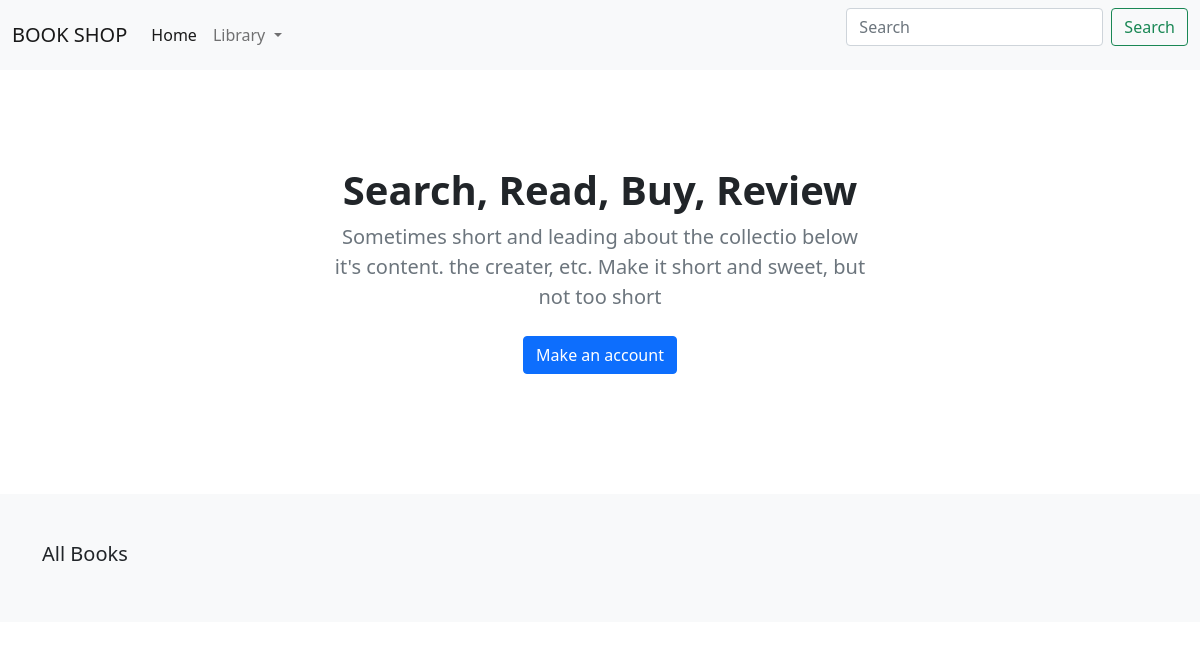
Before: / with the older database file.
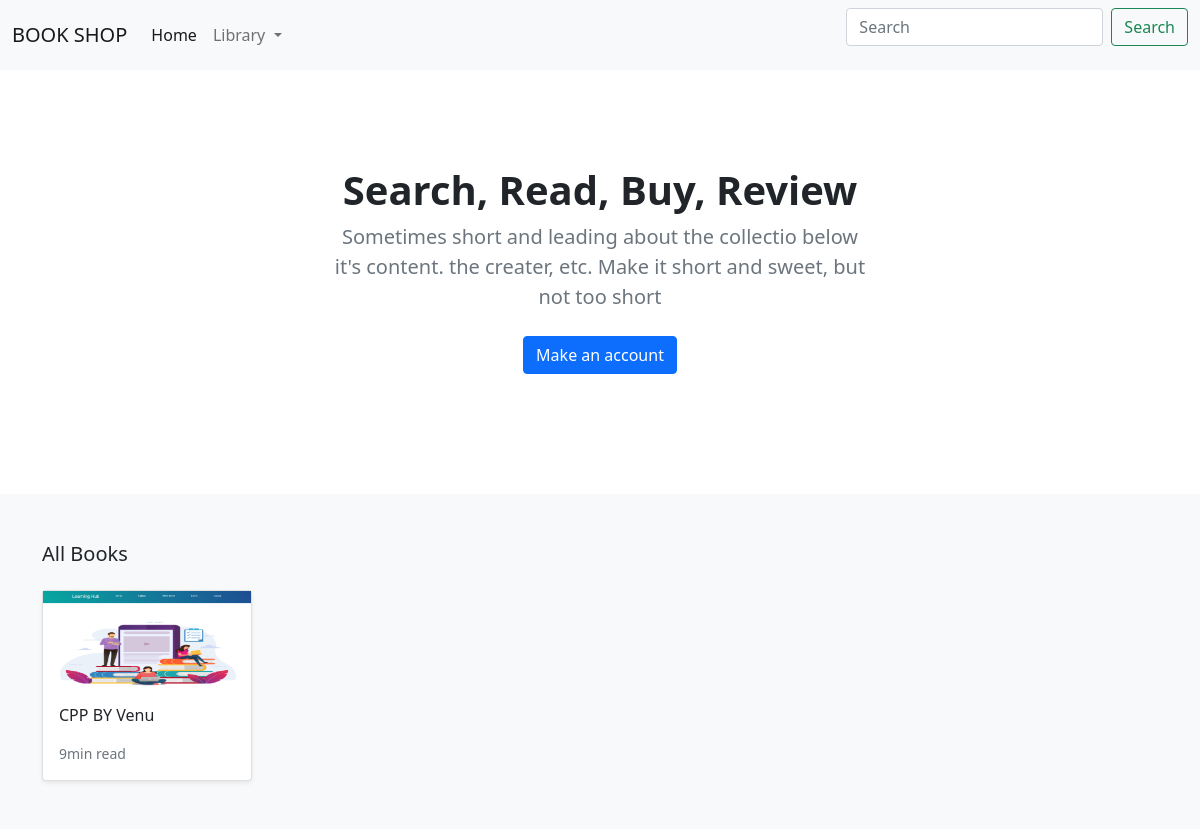
After: the same page with the newer database file.
### store/models.py (models this page shows, shortened)
class Product(models.Model):
    category = models.ForeignKey(Category, related_name='product', on_delete= models.CASCADE)
    created_by = models.ForeignKey(User, on_delete= models.CASCADE, related_name = 'product_creator')
    title = models.CharField(max_length=255)
    author = models.CharField(max_length=255, default='admin')
    description = models.TextField(blank=True)
    image = models.ImageField(upload_to = 'images/')
    slug = models.SlugField(max_length=255)
    price = models.DecimalField(max_digits=4, decimal_places=2)
    in_stock = models.BooleanField(default=True)
    is_active = models.BooleanField(default=True)
    created = models.DateField(auto_now_add=True)
    updated = models.DateField(auto_now=True)
    class Meta:
        verbose_name_plural = 'Products'
        ordering = ('-created',)
    def get_absolute_url(self):
        return reverse("store:product_detail", args=[self.slug])

### store/views.py (the view)
# urls.py: path('', views.all_products, name = 'all_products'),
def all_products(request):
    products = Product.objects.all()
    return render(request, 'store/home.html', {'products':products})

### store/views.py (called while the page is built)
def categories(request):
    return {
            'categories' : Category.objects.all()
           }

### templates/store/home.html (shortened to what this page needs)
{% extends './base.html' %}
{% load static  %}
{% block body %}
<main>
    <section class="py-5 text-center container">
        <div class="row py-lg-5">
            <div class="col-lg-6 col-md-8 mx-auto">
                <h1 class="h1 fw-bold">Search, Read, Buy, Review</h1>
                <p class="lead text-muted"> Sometimes short and leading about the collectio below it's content.
                    the creater, etc. Make it short and sweet, but not too short </p>
                <p>
                    <a href="#" class="btn btn-primary my-2"> Make an account</a>
                </p>
            </div>
        </div>
    </section>
    <div class="album py-5 bg-light">
        <div class="container">
            <div class="pb-3 h5">All Books</div>
            <div class="row row-cols-1 row-cols-sm-2 row-cols-md-5 g-3">
                {% for product in products %}
                <div class="col">
                    <div class="card shadow-sm">
                        <img class="img-fluid" alt="Responsive image" src="{{ product.image.url }}">
                        <div class="card-body">
                            <p class="card-text">
                                <a class="text-dark text-decoration-none"
                                    href="{{ product.get_absolute_url }}">{{ product.title }}</a>
                            </p>
                            <div class="d-flex justify-content-between align-items-center">
                                <small class="text-muted">9min read</small>
                            </div>
                        </div>
                    </div>
                </div>
                {% endfor %}
            </div>
        </div>
    </div>
</main>
{% endblock body %}

### templates/store/base.html (shortened to what this page needs)
{% load static %}
<html lang="en">
<head>
    <link href="https://cdn.jsdelivr.net/npm/bootstrap@5.0.2/dist/css/bootstrap.min.css" rel="stylesheet"
>
</head>
<body>
    <header>
        <nav class="navbar navbar-expand-lg navbar-light bg-light">
            <div class="container-fluid">
                <a class="navbar-brand" href="#">BOOK SHOP</a>
                <div class="collapse navbar-collapse" id="navbarSupportedContent">
                    <ul class="navbar-nav me-auto mb-2 mb-lg-0">
                        <li class="nav-item">
                            <a class="nav-link active" aria-current="page" href="/">Home</a>
                        </li>
                        <li class="nav-item dropdown">
                            <a class="nav-link dropdown-toggle" href="#" id="navbarDropdown" role="button"
                                data-bs-toggle="dropdown" aria-expanded="false">
                                Library
                            </a>
                        </li>
                    </ul>
                    <form class="d-flex">
                        <input class="form-control me-2" type="search" placeholder="Search" aria-label="Search">
                        <button class="btn btn-outline-success" type="submit">Search</button>
                    </form>
                </div>
            </div>
        </nav>
    </header>
    <div id="content"> {% block body %} {% endblock body %}
    </div>
</body>
</html>

Changed rows visible on the page:
added Product: image (picture), title "CPP BY Venu"
